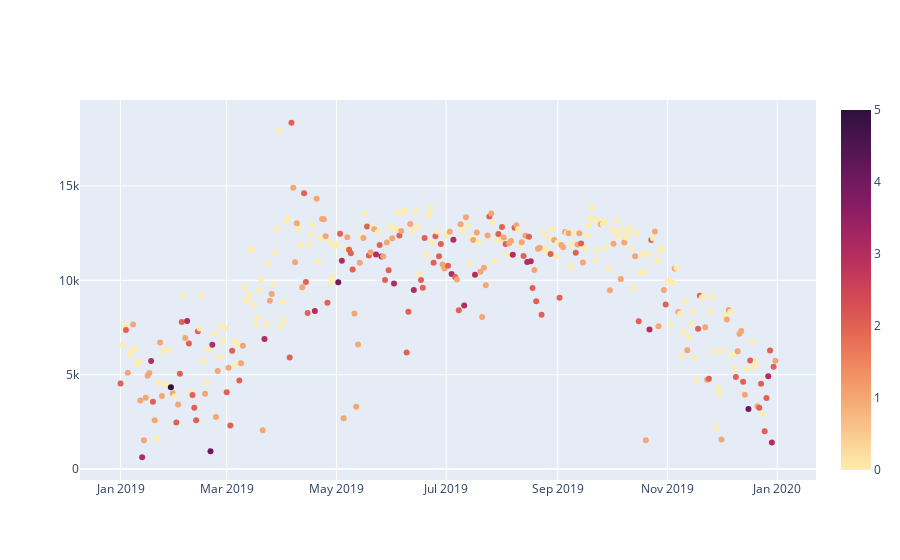

Notebook code cell kept with this figure:
### Code cell
#fig = go.Figure(data=go.Scatter(
 #   x=df.groupby("day").mean().index,
  #  y=df.groupby("day").count()["Duration"]
   # ,
    #mode='markers',
   # marker=dict(
    #            color= df_plus.groupby("day").mean()["bad_weather"],  
     #           colorscale="matter",
      #          showscale=True,
       #             )#
#))

#fig.show()
#PRCP: colorscale = Darkmint
#TAVG: colorscale: BlueRed
# SNOW: colorscale = Magenta
# AWND : colorscale = Blugrn
# bad weather: colorscale: matter

### Figure 1 — Plotly figure (JSON) as saved in the notebook; plotly's stock layout.template omitted (floating-point values rounded to 4 significant figures; data arrays with more than 128 entries replaced by an {"elided": "..."} marker saying what was removed)
{"data": [{"marker": {"color": {"elided": "365 int values"}, "colorscale": [[0, "rgb(253, 237, 176)"], [0.09091, "rgb(250, 205, 145)"], [0.1818, "rgb(246, 173, 119)"], [0.2727, "rgb(240, 142, 98)"], [0.3636, "rgb(231, 109, 84)"], [0.4545, "rgb(216, 80, 83)"], [0.5455, "rgb(195, 56, 90)"], [0.6364, "rgb(168, 40, 96)"], [0.7273, "rgb(138, 29, 99)"], [0.8182, "rgb(107, 24, 93)"], [0.9091, "rgb(76, 21, 80)"], [1, "rgb(47, 15, 61)"]], "showscale": true}, "mode": "markers", "type": "scatter", "x": {"elided": "365 str values"}, "y": {"elided": "365 int values"}}], "layout": {}}
